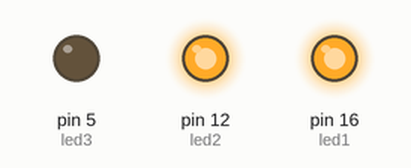
This sketch was run on a simulated Arduino Uno, built with avr-gcc and run on an emulated ATmega328P. Parts: output pins drawn as LEDs (lit = HIGH).

Above: at 0.3 s.
At 0.55 s:
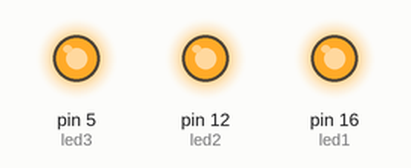
At 0.8 s:
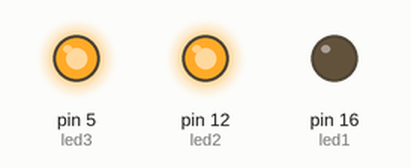
At 1.0 s:
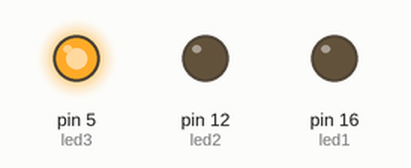
At 1.5 s:
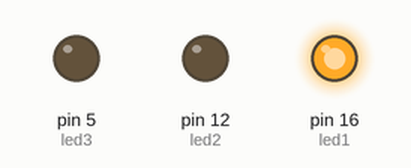
At 2.65 s:
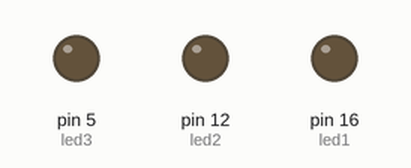
Timing chart, 0 to 3.2 s (numbered marks = the images above):
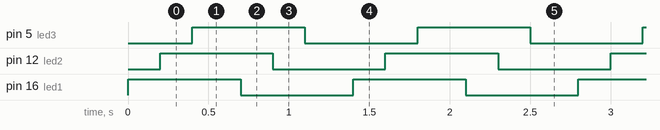

The sketch:

chop_tuy_y_voi_ham_delay.ino
```cpp
byte led1 = 16;
byte led2 = 12;
int  led3 = 05;
unsigned long time1 = 0;
unsigned long time2 = 0;
unsigned long time3 = 0;

void setup()
{
    pinMode(led1, OUTPUT);
    pinMode(led2, OUTPUT);
    pinMode(led3, OUTPUT);
}
void loop()
{
   if ( digitalRead(led1) == LOW )
   {
        digitalWrite(led1, HIGH);
   } else {
        digitalWrite(led1, LOW );
   }
   delay (200);

   if ( digitalRead(led2) == LOW )
   {
        digitalWrite(led2, HIGH);
   } else {
        digitalWrite(led2, LOW );
   }
   delay (200);

    if ( digitalRead(led3) == LOW )
   {
        digitalWrite(led3, HIGH);
   } else {
        digitalWrite(led3, LOW );
   }
   delay (300);
}
```

Measured:
- by itself, pin 5 (led3), pin 12 (led2), pin 16 (led1): alternates HIGH for 0.70 s and LOW for 0.70 s
- by itself, everything shown: repeats every 1.4 s, in 6 steps
